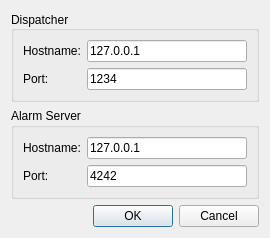
<?xml version="1.0" encoding="UTF-8"?>
<ui version="4.0">
 <class>ConnectionDialog</class>
 <widget class="QDialog" name="ConnectionDialog">
  <property name="geometry">
   <rect>
    <x>0</x>
    <y>0</y>
    <width>270</width>
    <height>215</height>
   </rect>
  </property>
  <property name="minimumSize">
   <size>
    <width>270</width>
    <height>0</height>
   </size>
  </property>
  <property name="windowTitle">
   <string>Dialog</string>
  </property>
  <layout class="QVBoxLayout" name="verticalLayout">
   <item>
    <widget class="QGroupBox" name="groupBox">
     <property name="title">
      <string>Dispatcher</string>
     </property>
     <property name="alignment">
      <set>Qt::AlignLeading|Qt::AlignLeft|Qt::AlignVCenter</set>
     </property>
     <layout class="QFormLayout" name="formLayout">
      <item row="0" column="0">
       <widget class="QLabel" name="hostLabel">
        <property name="text">
         <string>Hostname:</string>
        </property>
       </widget>
      </item>
      <item row="0" column="1">
       <widget class="QLineEdit" name="dispHostLineEdit">
        <property name="text">
         <string>127.0.0.1</string>
        </property>
       </widget>
      </item>
      <item row="1" column="0">
       <widget class="QLabel" name="portLabel">
        <property name="text">
         <string>Port:</string>
        </property>
       </widget>
      </item>
      <item row="1" column="1">
       <widget class="QLineEdit" name="dispPortLineEdit">
        <property name="inputMask">
         <string>90000 ; </string>
        </property>
        <property name="text">
         <string>1234 </string>
        </property>
       </widget>
      </item>
     </layout>
    </widget>
   </item>
   <item>
    <widget class="QGroupBox" name="groupBox_2">
     <property name="title">
      <string>Alarm Server</string>
     </property>
     <layout class="QFormLayout" name="formLayout_2">
      <item row="0" column="0">
       <widget class="QLabel" name="hostLabel_2">
        <property name="text">
         <string>Hostname:</string>
        </property>
       </widget>
      </item>
      <item row="0" column="1">
       <widget class="QLineEdit" name="gatewayHostLineEdit">
        <property name="text">
         <string>127.0.0.1</string>
        </property>
       </widget>
      </item>
      <item row="1" column="0">
       <widget class="QLabel" name="portLabel_2">
        <property name="text">
         <string>Port:</string>
        </property>
       </widget>
      </item>
      <item row="1" column="1">
       <widget class="QLineEdit" name="gatewayPortLineEdit">
        <property name="inputMask">
         <string>90000 ; </string>
        </property>
        <property name="text">
         <string>4242 </string>
        </property>
       </widget>
      </item>
     </layout>
    </widget>
   </item>
   <item>
    <widget class="QDialogButtonBox" name="buttonBox">
     <property name="orientation">
      <enum>Qt::Horizontal</enum>
     </property>
     <property name="standardButtons">
      <set>QDialogButtonBox::Cancel|QDialogButtonBox::Ok</set>
     </property>
    </widget>
   </item>
  </layout>
 </widget>
 <resources/>
 <connections>
  <connection>
   <sender>buttonBox</sender>
   <signal>accepted()</signal>
   <receiver>ConnectionDialog</receiver>
   <slot>accept()</slot>
   <hints>
    <hint type="sourcelabel">
     <x>248</x>
     <y>254</y>
    </hint>
    <hint type="destinationlabel">
     <x>157</x>
     <y>274</y>
    </hint>
   </hints>
  </connection>
  <connection>
   <sender>buttonBox</sender>
   <signal>rejected()</signal>
   <receiver>ConnectionDialog</receiver>
   <slot>reject()</slot>
   <hints>
    <hint type="sourcelabel">
     <x>316</x>
     <y>260</y>
    </hint>
    <hint type="destinationlabel">
     <x>286</x>
     <y>274</y>
    </hint>
   </hints>
  </connection>
 </connections>
</ui>
